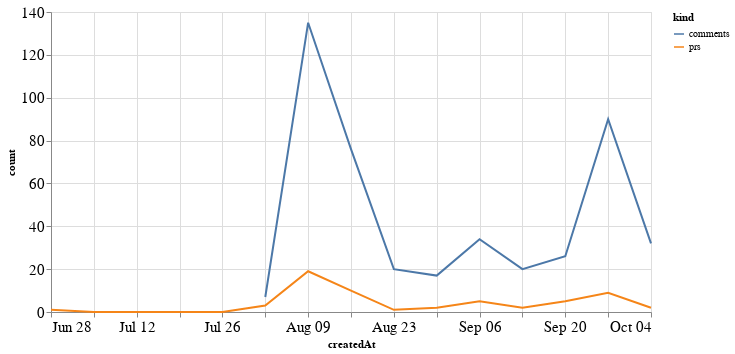

The code cell stored with this chart in its notebook:
### Code cell
alt.Chart(total_time, width=600).mark_line().encode(
    x='createdAt',
    y='count',
    color='kind'
)

### Figure 1 — Vega-Lite specification as saved in the notebook (floating-point values rounded to 4 significant figures)
{"config": {"axisLeft": {"labelFontSize": 15}, "axisBottom": {"labelFontSize": 15}}, "data": {"name": "data-da60648ff6633a05fa8061e901ac36d7"}, "mark": "line", "encoding": {"color": {"type": "nominal", "field": "kind"}, "x": {"type": "temporal", "field": "createdAt"}, "y": {"type": "quantitative", "field": "count"}}, "width": 600, "$schema": "https://vega.github.io/schema/vega-lite/v4.8.1.json", "datasets": {"data-da60648ff6633a05fa8061e901ac36d7": [{"createdAt": "2020-06-28T00:00:00", "kind": "prs", "count": 1.0}, {"createdAt": "2020-07-05T00:00:00", "kind": "prs", "count": 0.0}, {"createdAt": "2020-07-12T00:00:00", "kind": "prs", "count": 0.0}, {"createdAt": "2020-07-19T00:00:00", "kind": "prs", "count": 0.0}, {"createdAt": "2020-07-26T00:00:00", "kind": "prs", "count": 0.0}, {"createdAt": "2020-08-02T00:00:00", "kind": "prs", "count": 3.0}, {"createdAt": "2020-08-09T00:00:00", "kind": "prs", "count": 19.0}, {"createdAt": "2020-08-16T00:00:00", "kind": "prs", "count": 10.0}, {"createdAt": "2020-08-23T00:00:00", "kind": "prs", "count": 1.0}, {"createdAt": "2020-08-30T00:00:00", "kind": "prs", "count": 2.0}, {"createdAt": "2020-09-06T00:00:00", "kind": "prs", "count": 5.0}, {"createdAt": "2020-09-13T00:00:00", "kind": "prs", "count": 2.0}, {"createdAt": "2020-09-20T00:00:00", "kind": "prs", "count": 5.0}, {"createdAt": "2020-09-27T00:00:00", "kind": "prs", "count": 9.0}, {"createdAt": "2020-10-04T00:00:00", "kind": "prs", "count": 2.0}, {"createdAt": "2020-06-28T00:00:00", "kind": "comments", "count": null}, {"createdAt": "2020-07-05T00:00:00", "kind": "comments", "count": null}, {"createdAt": "2020-07-12T00:00:00", "kind": "comments", "count": null}, {"createdAt": "2020-07-19T00:00:00", "kind": "comments", "count": null}, {"createdAt": "2020-07-26T00:00:00", "kind": "comments", "count": null}, {"createdAt": "2020-08-02T00:00:00", "kind": "comments", "count": 7.0}, {"createdAt": "2020-08-09T00:00:00", "kind": "comments", "count": 135.0}, {"createdAt": "2020-08-16T00:00:00", "kind": "comments", "count": 76.0}, {"createdAt": "2020-08-23T00:00:00", "kind": "comments", "count": 20.0}, {"createdAt": "2020-08-30T00:00:00", "kind": "comments", "count": 17.0}, {"createdAt": "2020-09-06T00:00:00", "kind": "comments", "count": 34.0}, {"createdAt": "2020-09-13T00:00:00", "kind": "comments", "count": 20.0}, {"createdAt": "2020-09-20T00:00:00", "kind": "comments", "count": 26.0}, {"createdAt": "2020-09-27T00:00:00", "kind": "comments", "count": 90.0}, {"createdAt": "2020-10-04T00:00:00", "kind": "comments", "count": 32.0}]}}
